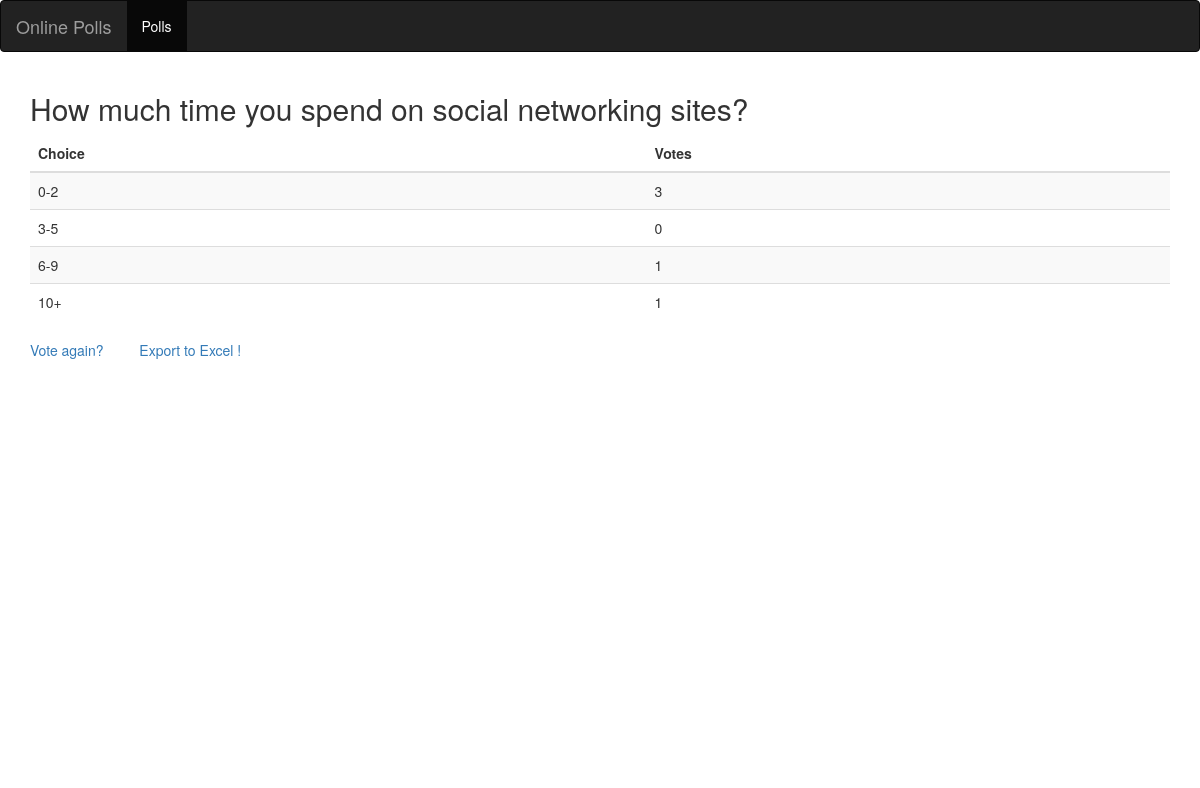
The page /polls/11/results/ on the database as committed earlier.
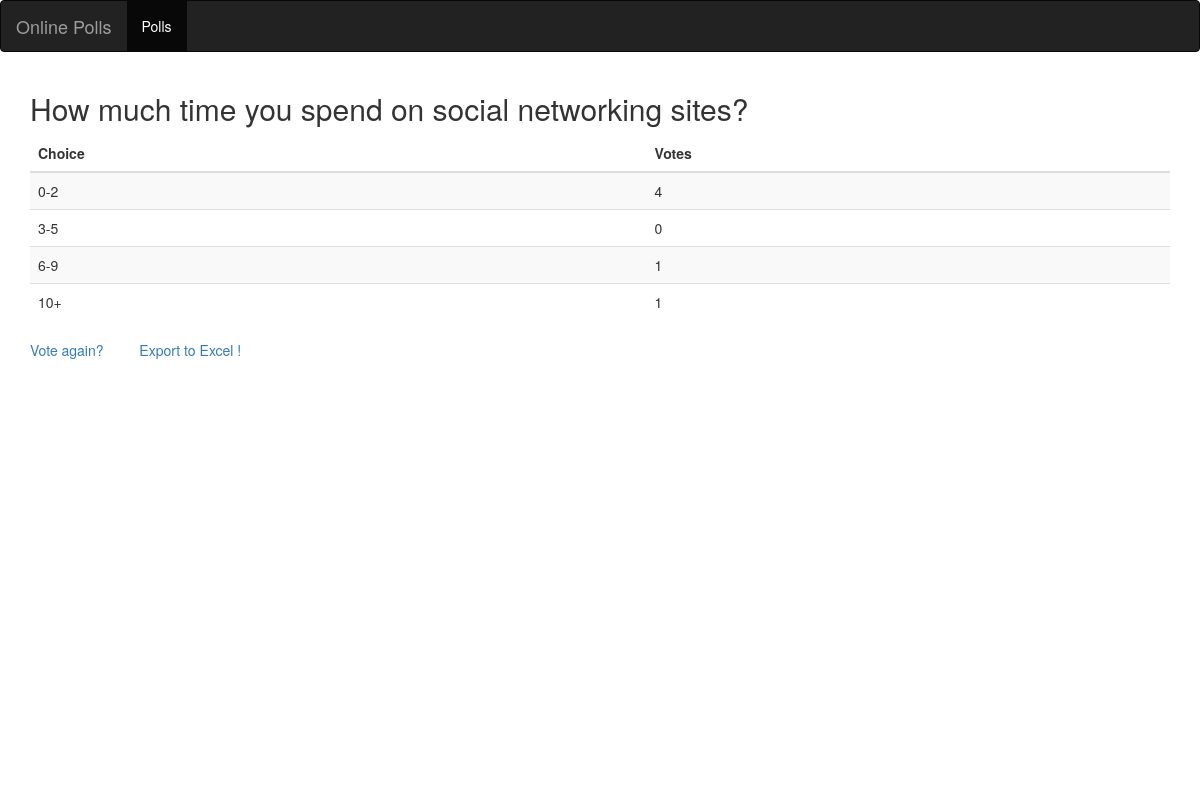
The same page on the database as committed later.
### polls/models.py (models this page shows, shortened)
@python_2_unicode_compatible  #for python 2 support
class Choice(models.Model):
	question = models.ForeignKey(Question,
								on_delete=models.CASCADE)
	choice_text = models.CharField(max_length=200)
	votes = models.IntegerField(default=0)

### polls/views.py (the view)
# urls.py: url(r'^(?P<pk>[0-9]+)/results/$', views.ResultsView.as_view(), name= 'results'),
class ResultsView(generic.DetailView):
	model = Question
	template_name= 'polls/results.html'

### polls/templates/polls/results.html (shortened to what this page needs)
<!DOCTYPE html>
<html lang="en">
<head>
  <link rel="stylesheet" href="http://maxcdn.bootstrapcdn.com/bootstrap/3.3.4/css/bootstrap.min.css">
</head>
<body>
 <nav class="navbar navbar-inverse">
        <div class="container-fluid">
            <div class="navbar-header">
                <a href="#" class="navbar-brand">Online Polls</a>
            </div>
            <div>
                <ul class="nav navbar-nav">
                    <li class="active"><a href="{% url 'polls:index' %}">Polls</a></li>
                </ul>
            </div>
        </div>
  </nav>
<div class="container">
<h2>{{ question.question_text }}</h2>
    <table class="table table-striped">
        <thead>
                <tr>
                    <th>Choice</th>
                    <th>Votes</th>
                </tr>
        </thead>
        <tbody>
        {% for choice in question.choice_set.all %}
         <tr>
                    <td>{{ choice.choice_text }}</td>
                    <td>{{ choice.votes }}</td>
         </tr>
        {% endfor %}
         </tbody>
</table>
<a href="{% url 'polls:detail' question.id %}">Vote again?</a>
<a href="{% url 'polls:export_excel' question.id %}">Export to Excel !</a>
<div id="container" style="width: 550px; height: 400px; margin: 0 auto"></div>
</body>
</html>

Rows that differ between the two databases and show on the page:
changed Choice (number 1 of 4 on the later page): votes "3" → "4"
